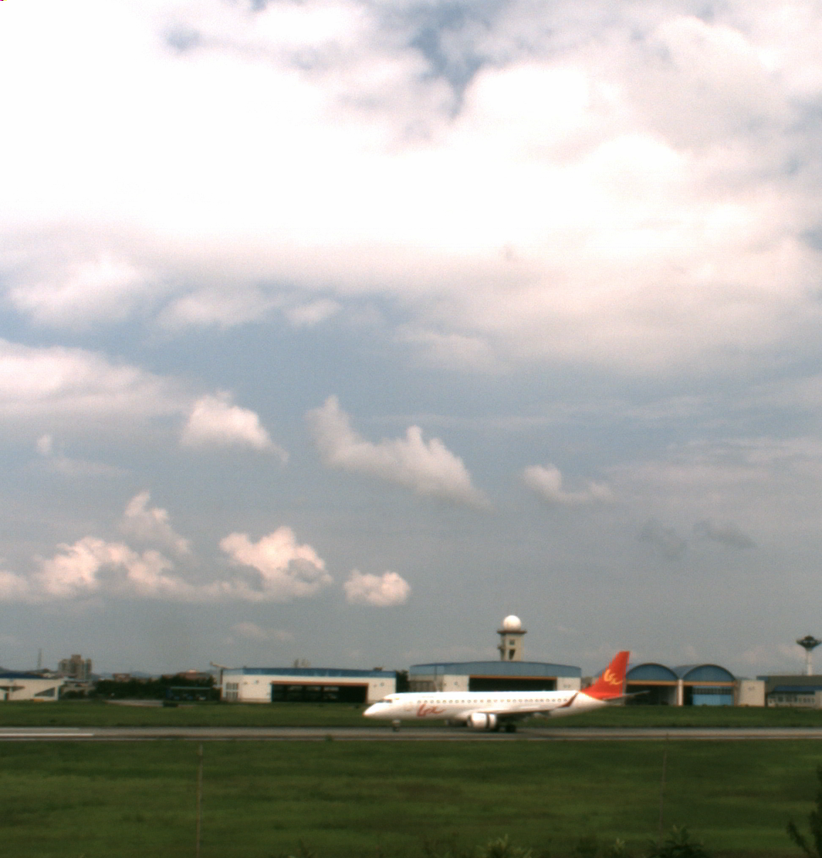
#> input picture time_frequency_exp/a10.bmp, 822 x 858 px, shrunk from 972 x 1015 before the run, found by its file name
$ python DWT_img_compress.py
#> lines starting #> are read from the running program, lines starting #| are printed output that depends on the picture
import numpy as np
import matplotlib.pyplot as plt
import pywt
import cv2

# 读取图像（确保将路径替换为您实际的图像路径）
image = cv2.imread('time_frequency_exp/a10.bmp', cv2.IMREAD_GRAYSCALE)
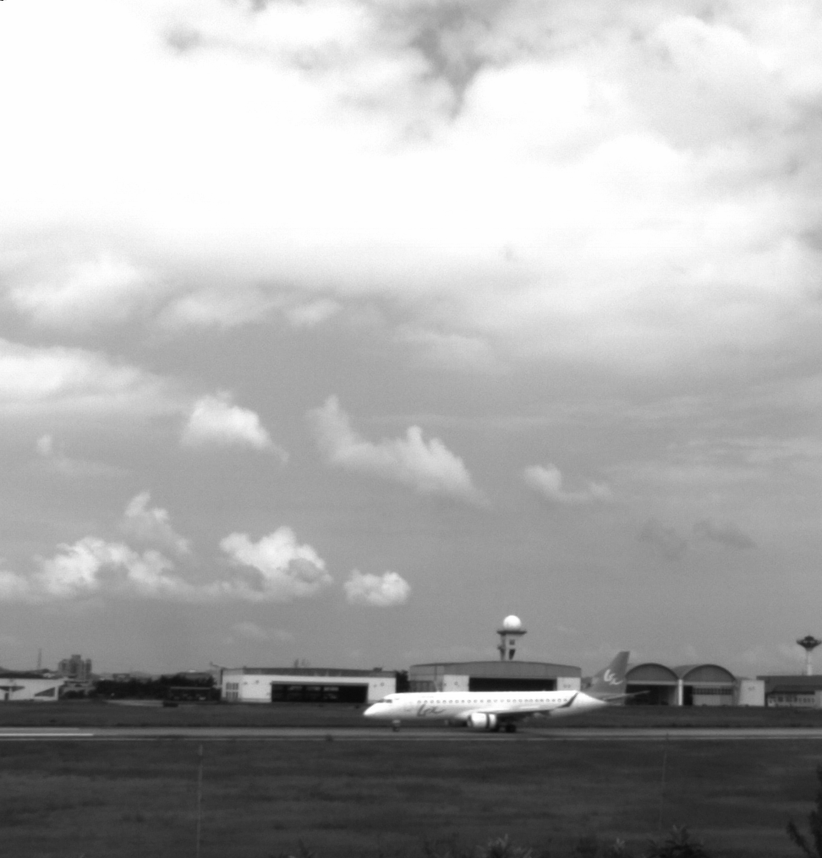
#> image: shape (858, 822); min 10, max 255, mean 171.4

# 定义一个函数，用于使用DWT进行图像压缩
def dwt_compression(image, threshold):
    # 对图像进行二维离散小波变换
#> called with threshold = 30
    coeffs = pywt.wavedec2(image, 'haar', level=4)
#> coeffs = 5 items

    # 对小波系数进行阈值处理
    coeffs_thresholded = [coeffs[0]]  # 保留低频部分
    # 对每个高频细节层次（水平、垂直、对角）应用阈值处理，确保每组保持为三元组格式
    for detail_level in coeffs[1:]:
        thresholded_level = tuple(pywt.threshold(c, threshold, mode='soft') for c in detail_level)
        coeffs_thresholded.append(thresholded_level)
#> this loop made 4 passes
#> after the loop, coeffs_thresholded = 5 items

    # 重构图像，使用二维逆小波变换，指定母小波为Haar，与DWT分解时一致
    compressed_image = pywt.waverec2(coeffs_thresholded, 'haar')
    return compressed_image

# 设置阈值并压缩图像
threshold_value = 30  # 压缩时的阈值
compressed_image = dwt_compression(image, threshold_value)

# 对图像进行归一化处理以便显示
compressed_image = np.clip(compressed_image, 0, 255).astype(np.uint8)

# 绘制原始图像和压缩后的图像
plt.figure(figsize=(12, 6))
plt.subplot(1, 2, 1)
plt.title("orgin")
plt.imshow(image, cmap='gray')  # 显示原始图像
plt.axis('off')  # 关闭坐标轴

plt.subplot(1, 2, 2)
plt.title("compress")
plt.imshow(compressed_image, cmap='gray')  # 显示压缩后的图像
plt.axis('off')  # 关闭坐标轴

plt.savefig('time_frequency_exp/img_compress.png')  # 保存图像
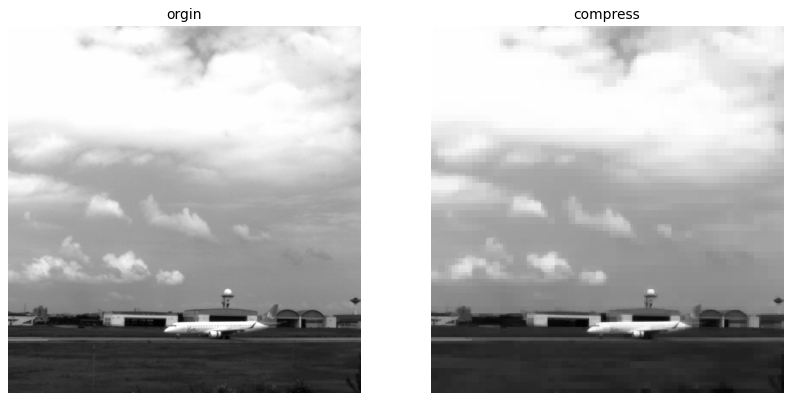
#> figure drawn by matplotlib, 2 panels
plt.close()
